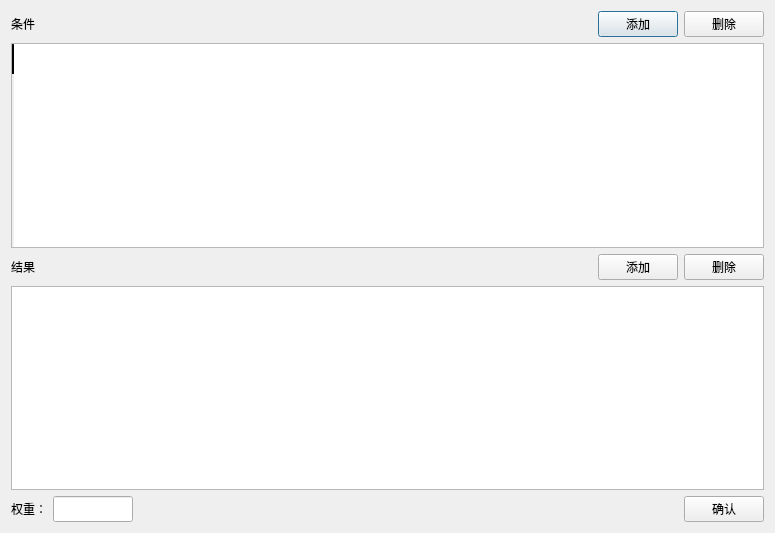
<?xml version="1.0" encoding="UTF-8"?>
<ui version="4.0">
 <class>changeDialog</class>
 <widget class="QDialog" name="changeDialog">
  <property name="geometry">
   <rect>
    <x>0</x>
    <y>0</y>
    <width>775</width>
    <height>533</height>
   </rect>
  </property>
  <property name="windowTitle">
   <string>Dialog</string>
  </property>
  <layout class="QGridLayout" name="gridLayout">
   <item row="0" column="0">
    <layout class="QVBoxLayout" name="verticalLayout" stretch="0,1,0,1,0">
     <item>
      <layout class="QHBoxLayout" name="horizontalLayout_4">
       <item>
        <widget class="QLabel" name="label_3">
         <property name="styleSheet">
          <string notr="true">font: 14pt &quot;Microsoft YaHei&quot;;</string>
         </property>
         <property name="text">
          <string>条件</string>
         </property>
        </widget>
       </item>
       <item>
        <spacer name="horizontalSpacer_3">
         <property name="orientation">
          <enum>Qt::Horizontal</enum>
         </property>
         <property name="sizeHint" stdset="0">
          <size>
           <width>40</width>
           <height>20</height>
          </size>
         </property>
        </spacer>
       </item>
       <item>
        <widget class="QPushButton" name="add">
         <property name="styleSheet">
          <string notr="true">font: 10pt &quot;Microsoft YaHei&quot;;</string>
         </property>
         <property name="text">
          <string>添加</string>
         </property>
        </widget>
       </item>
       <item>
        <widget class="QPushButton" name="del">
         <property name="styleSheet">
          <string notr="true">font: 10pt &quot;Microsoft YaHei&quot;;</string>
         </property>
         <property name="text">
          <string>删除</string>
         </property>
        </widget>
       </item>
      </layout>
     </item>
     <item>
      <widget class="QTableWidget" name="table_if">
       <property name="styleSheet">
        <string notr="true">
QHeaderView                    
{
    background:transparent;        
}



</string>
       </property>
       <row>
        <property name="text">
         <string/>
        </property>
       </row>
      </widget>
     </item>
     <item>
      <layout class="QHBoxLayout" name="horizontalLayout_2">
       <item>
        <widget class="QLabel" name="label_4">
         <property name="styleSheet">
          <string notr="true">font: 14pt &quot;Microsoft YaHei&quot;;</string>
         </property>
         <property name="text">
          <string>结果</string>
         </property>
        </widget>
       </item>
       <item>
        <spacer name="horizontalSpacer_4">
         <property name="orientation">
          <enum>Qt::Horizontal</enum>
         </property>
         <property name="sizeHint" stdset="0">
          <size>
           <width>40</width>
           <height>20</height>
          </size>
         </property>
        </spacer>
       </item>
       <item>
        <widget class="QPushButton" name="add_2">
         <property name="styleSheet">
          <string notr="true">font: 10pt &quot;Microsoft YaHei&quot;;</string>
         </property>
         <property name="text">
          <string>添加</string>
         </property>
        </widget>
       </item>
       <item>
        <widget class="QPushButton" name="del_2">
         <property name="styleSheet">
          <string notr="true">font: 10pt &quot;Microsoft YaHei&quot;;</string>
         </property>
         <property name="text">
          <string>删除</string>
         </property>
        </widget>
       </item>
      </layout>
     </item>
     <item>
      <widget class="QTableWidget" name="table_then"/>
     </item>
     <item>
      <layout class="QHBoxLayout" name="horizontalLayout">
       <item>
        <widget class="QLabel" name="label_2">
         <property name="styleSheet">
          <string notr="true">font: 12pt &quot;Microsoft YaHei&quot;;</string>
         </property>
         <property name="text">
          <string>权重：</string>
         </property>
        </widget>
       </item>
       <item>
        <widget class="QLineEdit" name="lineEdit_w">
         <property name="sizePolicy">
          <sizepolicy hsizetype="Minimum" vsizetype="Expanding">
           <horstretch>0</horstretch>
           <verstretch>0</verstretch>
          </sizepolicy>
         </property>
         <property name="minimumSize">
          <size>
           <width>22</width>
           <height>0</height>
          </size>
         </property>
         <property name="maximumSize">
          <size>
           <width>80</width>
           <height>16777215</height>
          </size>
         </property>
        </widget>
       </item>
       <item>
        <spacer name="horizontalSpacer_2">
         <property name="orientation">
          <enum>Qt::Horizontal</enum>
         </property>
         <property name="sizeHint" stdset="0">
          <size>
           <width>40</width>
           <height>20</height>
          </size>
         </property>
        </spacer>
       </item>
       <item>
        <widget class="QPushButton" name="push_ok">
         <property name="styleSheet">
          <string notr="true">font: 12pt &quot;Microsoft YaHei&quot;;</string>
         </property>
         <property name="text">
          <string>确认</string>
         </property>
        </widget>
       </item>
      </layout>
     </item>
    </layout>
   </item>
  </layout>
 </widget>
 <resources/>
 <connections/>
</ui>
